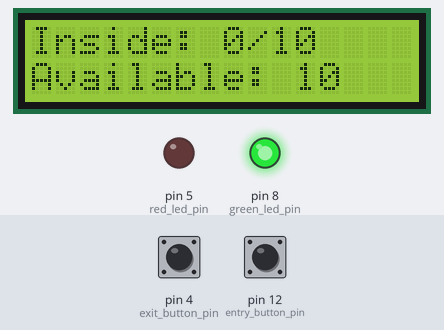
Simulated run of this sketch. Board: Arduino Uno, built with avr-gcc and run on an emulated ATmega328P. On the bench: 16×2 character LCD, output pins drawn as LEDs (lit = HIGH). The inputs (shaded band) are chosen by the test bench; at power-on: pin 12 (entry_button_pin) HIGH, pin 4 (exit_button_pin) HIGH. What the sketch prints to the serial monitor is not drawn.

Above: at 2.7 s.
2.8 s: pin 12 (entry_button_pin) pulled LOW for 0.15 s
At 3.9 s:
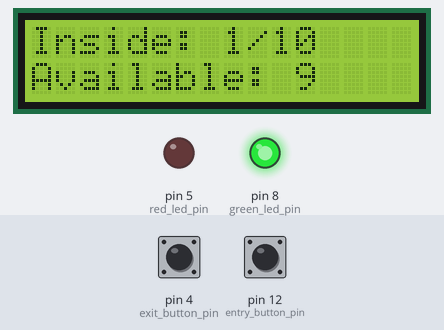
4.4 s: pin 12 (entry_button_pin) pulled LOW for 1 s
At 5.1 s:
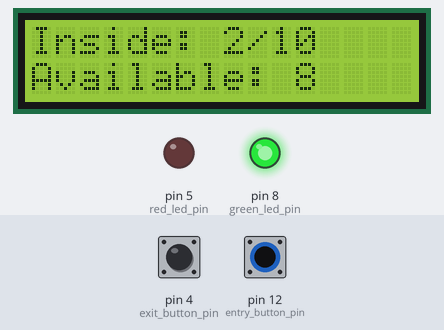
6.9 s: pin 4 (exit_button_pin) pulled LOW for 0.15 s
At 8.2 s:
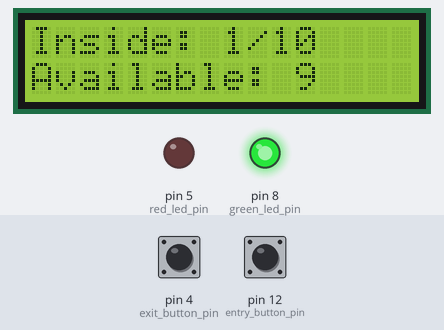
10.0 s: pin 4 (exit_button_pin) pulsed HIGH 2 times (0.12 s each, 0.3 s apart)
At 11.3 s:
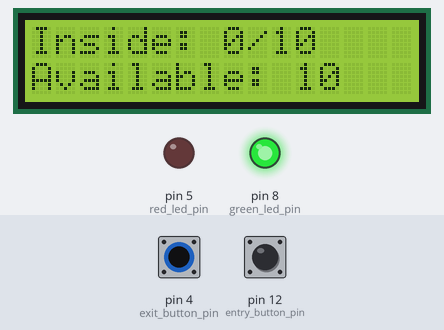
Timing chart, 0 to 13.0 s (numbered marks = the images above; inputs shaded):
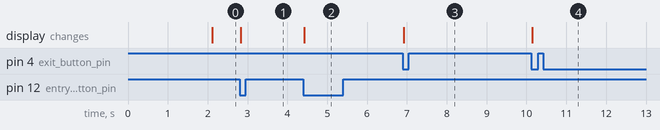

The sketch:

access.ino
```cpp
#include <Adafruit_LiquidCrystal.h>
#include <stdlib.h>

// storing the LCD connection
Adafruit_LiquidCrystal lcd(0);

// storing the hardware pins
const int entry_button_pin = 12;
const int exit_button_pin = 4;
const int green_led_pin = 8;
const int red_led_pin = 5;

// storing the system timing
const unsigned long button_press_interval = 50;
const unsigned long lcd_update_interval = 300;
const unsigned long welcome_duration = 2000;
const unsigned long full_blink_interval = 500;

// storing occupancy information
typedef struct {
    int current_occupancy;
    int maximum_capacity;
    int total_entries;
    int total_exits;
    int rejected_entries;
    int rejected_exits;
} OccupancyInfo;

// storing button information
typedef struct {
    int pin;
    int last_reading;
    unsigned long last_press_time;
} ButtonInfo;

// dynamically storing the occupancy record
OccupancyInfo *occupancy_info = NULL;

// storing the two button records
ButtonInfo entry_button;
ButtonInfo exit_button;

// storing the display timing and status
unsigned long last_lcd_update = 0;
unsigned long welcome_start_time = 0;
unsigned long last_full_blink = 0;

bool system_ready = false;
bool showing_welcome = true;
bool full_message_visible = true;

// declaring functions that use the custom structures
void initialize_button(ButtonInfo *button, int pin);
bool initialize_occupancy_info();
void release_occupancy_info();
bool button_was_pressed(ButtonInfo *button);
int get_available_capacity(OccupancyInfo *record);
void display_statistics(OccupancyInfo *record);
void update_led_status(OccupancyInfo *record);
void update_lcd_display(OccupancyInfo *record);
void display_welcome_message();
void display_full_message();
void update_full_alert(
    OccupancyInfo *record,
    unsigned long current_time
);
void process_entry(OccupancyInfo *record);
void process_exit(OccupancyInfo *record);
void display_system_error();

// initializing one button
void initialize_button(ButtonInfo *button, int pin) {
    button->pin = pin;
    button->last_reading = HIGH;
    button->last_press_time = 0;

    pinMode(button->pin, INPUT_PULLUP);
}

// allocating the occupancy information
bool initialize_occupancy_info() {
    occupancy_info = (OccupancyInfo *)malloc(
        sizeof(OccupancyInfo)
    );

    if (occupancy_info == NULL) {
        Serial.println(
            "Error: Occupancy memory allocation failed."
        );
        return false;
    }

    occupancy_info->current_occupancy = 0;
    occupancy_info->maximum_capacity = 10;
    occupancy_info->total_entries = 0;
    occupancy_info->total_exits = 0;
    occupancy_info->rejected_entries = 0;
    occupancy_info->rejected_exits = 0;

    return true;
}

// releasing the dynamically allocated memory
void release_occupancy_info() {
    if (occupancy_info != NULL) {
        free(occupancy_info);
        occupancy_info = NULL;
    }
}

// checking if a button has been pressed
bool button_was_pressed(ButtonInfo *button) {
    int current_reading;
    unsigned long current_time;
    bool pressed = false;

    current_reading = digitalRead(button->pin);
    current_time = millis();

    // detecting the button as soon as it is pressed
    if (
        current_reading == LOW &&
        button->last_reading == HIGH &&
        current_time - button->last_press_time >=
            button_press_interval
    ) {
        button->last_press_time = current_time;
        pressed = true;
    }

    button->last_reading = current_reading;
    return pressed;
}

// getting the number of available spaces
int get_available_capacity(OccupancyInfo *record) {
    return (
        record->maximum_capacity -
        record->current_occupancy
    );
}

// displaying occupancy statistics in the Serial Monitor
void display_statistics(OccupancyInfo *record) {
    Serial.print("Current Occupancy: ");
    Serial.println(record->current_occupancy);

    Serial.print("Available Capacity: ");
    Serial.println(get_available_capacity(record));

    Serial.print("Maximum Capacity: ");
    Serial.println(record->maximum_capacity);

    Serial.print("Total Entries: ");
    Serial.println(record->total_entries);

    Serial.print("Total Exits: ");
    Serial.println(record->total_exits);

    Serial.print("Rejected Entries: ");
    Serial.println(record->rejected_entries);

    Serial.print("Rejected Exits: ");
    Serial.println(record->rejected_exits);

    Serial.println("--------------------------------");
}

// displaying the welcome message
void display_welcome_message() {
    lcd.clear();

    lcd.setCursor(0, 0);
    lcd.print("Welcome to");

    lcd.setCursor(0, 1);
    lcd.print("Helen's House");
}

// displaying the full-capacity message
void display_full_message() {
    lcd.clear();

    lcd.setCursor(0, 0);
    lcd.print("      FULL");

    lcd.setCursor(0, 1);
    lcd.print("   No Space!");
}

// updating the green and red LEDs
void update_led_status(OccupancyInfo *record) {
    if (
        record->current_occupancy >=
        record->maximum_capacity
    ) {
        digitalWrite(green_led_pin, LOW);
        digitalWrite(red_led_pin, HIGH);
    } else {
        digitalWrite(green_led_pin, HIGH);
        digitalWrite(red_led_pin, LOW);
    }
}

// displaying occupancy information on the LCD
void update_lcd_display(OccupancyInfo *record) {
    if (
        record->current_occupancy >=
        record->maximum_capacity
    ) {
        full_message_visible = true;
        last_full_blink = millis();

        digitalWrite(green_led_pin, LOW);
        digitalWrite(red_led_pin, HIGH);

        display_full_message();
        return;
    }

    lcd.setCursor(0, 0);
    lcd.print("Inside: ");
    lcd.print(record->current_occupancy);
    lcd.print("/");
    lcd.print(record->maximum_capacity);
    lcd.print("   ");

    lcd.setCursor(0, 1);
    lcd.print("Available: ");
    lcd.print(get_available_capacity(record));
    lcd.print("   ");
}

// blinking the full message while keeping the red LED on
void update_full_alert(
    OccupancyInfo *record,
    unsigned long current_time
) {
    if (
        record->current_occupancy <
        record->maximum_capacity
    ) {
        return;
    }

    // keeping the full-capacity LED status steady
    digitalWrite(green_led_pin, LOW);
    digitalWrite(red_led_pin, HIGH);

    if (
        current_time - last_full_blink >=
        full_blink_interval
    ) {
        last_full_blink = current_time;
        full_message_visible = !full_message_visible;

        lcd.clear();

        if (full_message_visible) {
            display_full_message();
        }
    }
}
// processing a person entering the facility
void process_entry(OccupancyInfo *record) {
    if (
        record->current_occupancy >=
        record->maximum_capacity
    ) {
        record->rejected_entries++;

        Serial.println();
        Serial.println(
            "Entry Rejected: Helen's House is full."
        );

        Serial.print("Rejected Entry Attempts: ");
        Serial.println(record->rejected_entries);

        update_led_status(record);
        display_full_message();
        display_statistics(record);
        return;
    }

    record->current_occupancy++;
    record->total_entries++;

    Serial.println();
    Serial.println(
        "Entry Accepted: One person entered."
    );

    update_led_status(record);
    update_lcd_display(record);
    display_statistics(record);
}

// processing a person leaving the facility
void process_exit(OccupancyInfo *record) {
    if (record->current_occupancy <= 0) {
        record->rejected_exits++;

        Serial.println();
        Serial.println(
            "Exit Rejected: Helen's House is empty."
        );

        Serial.print("Rejected Exit Attempts: ");
        Serial.println(record->rejected_exits);

        update_led_status(record);
        update_lcd_display(record);
        display_statistics(record);
        return;
    }

    record->current_occupancy--;
    record->total_exits++;

    Serial.println();
    Serial.println(
        "Exit Accepted: One person left."
    );

    full_message_visible = true;

    update_led_status(record);
    update_lcd_display(record);
    display_statistics(record);
}

// displaying a memory allocation error
void display_system_error() {
    digitalWrite(green_led_pin, LOW);
    digitalWrite(red_led_pin, HIGH);

    lcd.clear();

    lcd.setCursor(0, 0);
    lcd.print("System Error");

    lcd.setCursor(0, 1);
    lcd.print("Memory Failed");
}

// preparing the complete system
void setup() {
    Serial.begin(9600);

    pinMode(green_led_pin, OUTPUT);
    pinMode(red_led_pin, OUTPUT);

    initialize_button(
        &entry_button,
        entry_button_pin
    );

    initialize_button(
        &exit_button,
        exit_button_pin
    );

    lcd.begin(16, 2);
    lcd.setBacklight(1);

    Serial.println();
    Serial.println(
        "=== HELEN'S HOUSE OCCUPANCY MONITOR ==="
    );

    system_ready = initialize_occupancy_info();

    if (!system_ready) {
        display_system_error();
        return;
    }

    digitalWrite(green_led_pin, HIGH);
    digitalWrite(red_led_pin, LOW);

    display_welcome_message();
    welcome_start_time = millis();

    Serial.println(
        "System initialized successfully."
    );

    Serial.println("Maximum Capacity: 10");
    Serial.println("Entry Button: Pin 12");
    Serial.println("Exit Button: Pin 4");
}

// continuously monitoring the buttons and display
void loop() {
    unsigned long current_time;
    bool entry_pressed;
    bool exit_pressed;

    if (
        !system_ready ||
        occupancy_info == NULL
    ) {
        return;
    }

    current_time = millis();

    // keeping the welcome message for two seconds
    if (showing_welcome) {
        if (
            current_time - welcome_start_time >=
            welcome_duration
        ) {
            showing_welcome = false;

            update_led_status(occupancy_info);
            update_lcd_display(occupancy_info);
            display_statistics(occupancy_info);
        }

        return;
    }

    entry_pressed = button_was_pressed(
        &entry_button
    );

    exit_pressed = button_was_pressed(
        &exit_button
    );

    // rejecting both buttons pressed together
    if (entry_pressed && exit_pressed) {
        Serial.println();
        Serial.println(
            "Error: Both buttons were pressed together."
        );
    } else if (entry_pressed) {
        process_entry(occupancy_info);
    } else if (exit_pressed) {
        process_exit(occupancy_info);
    }

    // blinking the full warning
    if (
        occupancy_info->current_occupancy >=
        occupancy_info->maximum_capacity
    ) {
        update_full_alert(
            occupancy_info,
            current_time
        );
        return;
    }

    // updating the LCD without stopping the program
    if (
        current_time - last_lcd_update >=
        lcd_update_interval
    ) {
        last_lcd_update = current_time;
        update_lcd_display(occupancy_info);
    }
}
```

Measured:
- after the input at 2.8 s, the display: changes at once (image 1)
- after the input at 4.4 s, the display: changes at once (image 2)
- after the input at 6.9 s, the display: changes at once (image 3)
- after the input at 10.0 s, the display: changes after 0.15 s (image 4)
